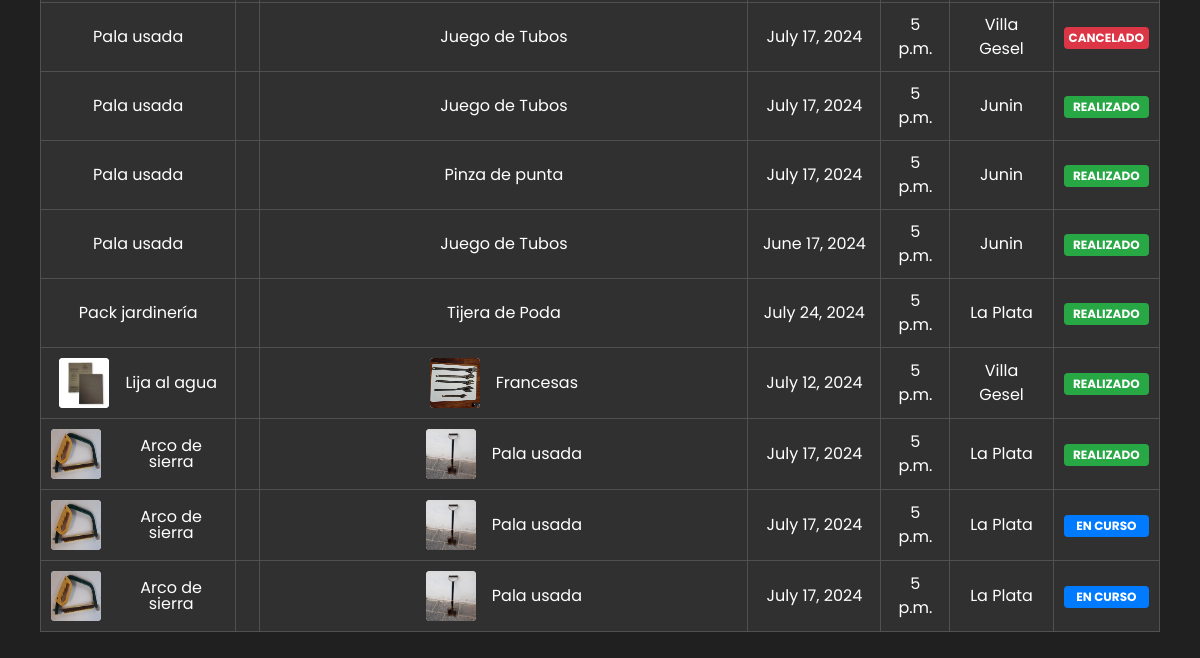
/mis-intercambios/ (signed in, lower part), run on an earlier commit of the app's database.
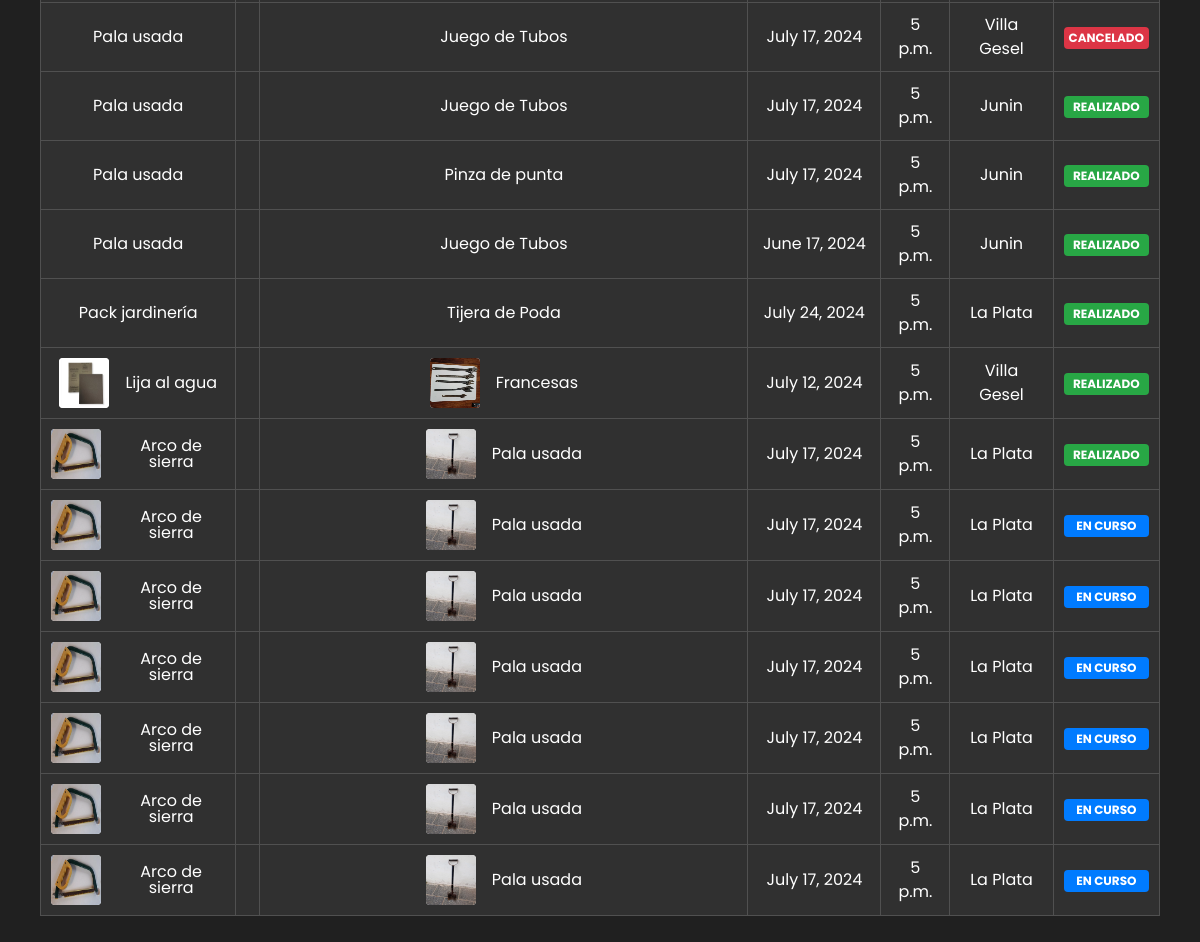
And on a later commit of the database.
### vista_usuario/models.py (models this page shows, shortened)
class Intercambio(models.Model):
    REALIZADO = 'REALIZADO'
    CANCELADO = 'CANCELADO'
    CANCELADO_AUSENTE = 'CANCELADO_AUSENTE'
    PENDIENTE = 'PENDIENTE'
    ESTADOS_CHOICES = [
        (REALIZADO, 'REALIZADO'),
        (CANCELADO, 'CANCELADO'),
        (CANCELADO_AUSENTE, 'CANCELADO_AUSENTE'),
        (PENDIENTE, 'PENDIENTE')
    ]
    base = models.ForeignKey(Publicacion, related_name='base_intercambios', on_delete=models.SET_NULL, null=True)
    ofer = models.ForeignKey(Publicacion, related_name='oferta_intercambios', on_delete=models.SET_NULL, null=True)
    hora = models.TimeField()
    fecha_intercambio = models.DateField(null=True)
    sucursal = models.ForeignKey(Sucursal, on_delete=models.SET_NULL, null=True)
    estado = models.CharField(max_length=20, choices=ESTADOS_CHOICES, default=PENDIENTE)
    usuario_ausente = models.ForeignKey(User, on_delete=models.SET_NULL, null=True)
    ganancia = models.IntegerField(default=0)

class Publicacion(models.Model):
    NUEVO = 'nuevo'
    USADO = 'usado'
    ESTADOS_CHOICES = [
        (NUEVO, 'Nuevo'),
        (USADO, 'Usado'),
    ]
    CATEGORIA_CHOICES = [
        ('Electricidad', 'Electricidad'),
        ('Ferretería general', 'Ferretería general'),
        ('Construcción', 'Construcción'),
        ('Herramientas', 'Herramientas'),
        ('Jardinería', 'Jardinería'),
        ('Protección personal', 'Protección personal'),
    ]
    titulo = models.CharField(max_length=100)
    estado = models.CharField(max_length=10, choices=ESTADOS_CHOICES, default=NUEVO)
    categoria = models.CharField(max_length=50, choices=CATEGORIA_CHOICES)
    sucursal = models.ForeignKey(Sucursal, on_delete=models.SET_NULL, null=True)
    descripcion = models.TextField()
    autor = models.ForeignKey(User, on_delete=models.CASCADE)
    es_privada = models.BooleanField(default=False)
    parte_oferta = models.BooleanField(default=False)
    imagenes = models.ManyToManyField(
        'Imagen',
        related_name='publicaciones',
    )  # Relación ManyToMany con Imagen

class Imagen(models.Model):
    imagen = models.ImageField(upload_to='imagenes/')

### vista_administrador/models.py (models this page shows)
class Sucursal(models.Model):
    nombre = models.CharField(max_length=100)
    direccion = models.CharField(max_length=100)

### ferreplus/modulos/modulos_inicio_sesion.py (the view)
    def wrapper(request, *args, **kwargs):
        if not request.user.is_authenticated or request.user.is_staff or request.user.is_superuser:
            return HttpResponse("No tienes permiso para acceder a esta página.")
        return view_func(request, *args, **kwargs)

### ferreplus/modulos/modulos_inicio_sesion.py (called while the page is built)
def normal_required(view_func):
    def wrapper(request, *args, **kwargs):
        if not request.user.is_authenticated or request.user.is_staff or request.user.is_superuser:
            return HttpResponse("No tienes permiso para acceder a esta página.")
        return view_func(request, *args, **kwargs)
    return wrapper

### vista_usuario/middelwares/middelware.py (called while the page is built)
    def __call__(self, request):
        response = self.get_response(request)
        if request.path == reverse('cerrar_sesion') and request.user.is_authenticated:
            return redirect('inicio')  # Redirige a la página de inicio después de cerrar sesión
        return response

### vista_usuario/views.py (called while the page is built)
@login_required
@normal_required
def mis_intercambios(request):
    user = request.user
    intercambios_base = Intercambio.objects.filter(base__autor=user)
    intercambios_oferta = Intercambio.objects.filter(ofer__autor=user)
    intercambios = intercambios_base | intercambios_oferta
    return render(request, 'vista_usuario/mis_intercambios.html', {'intercambios': intercambios})

### templates/vista_usuario/mis_intercambios.html (shortened to what the changed rows need)
<!DOCTYPE html>
<html lang="es">
<head>
    <link href="https://stackpath.bootstrapcdn.com/bootstrap/4.5.2/css/bootstrap.min.css" rel="stylesheet">
    <link href="https://cdn.jsdelivr.net/npm/bootstrap-icons@1.10.3/font/bootstrap-icons.css" rel="stylesheet">
    <link href='https://unpkg.com/boxicons@2.1.4/css/boxicons.min.css' rel='stylesheet'>
    {% load static %}
    <link rel="stylesheet" type="text/css" href="{% static 'css/mis_empleados.css' %}">
</head>
<body>
    <div class="container">
        <div class="mb-3">
            {% if intercambios %}
            <table class="table">
                <tbody>
                    {% for intercambio in intercambios %}
                    <tr>
                        {% if intercambio.base.autor == user %}
                        <td class="align-middle text-center">
                            <div class="d-flex align-items-center justify-content-center">
                                <div class="img-container mr-3" id="contenedorImagen">
                                    {% if intercambio.base.imagenes.all %}
                                        <img src="{{ intercambio.base.imagenes.first.imagen.url }}" alt="Imagen del producto" class="img-thumbnail" style="width: 100px; height: 100px;">
                                    {% else %}
                                        <img src="{% static 'ruta/a/imagen/por/defecto.jpg' %}" alt="Imagen por defecto" class="img-thumbnail" style="width: 100px; height: 100px;">
                                    {% endif %}
                                </div>
                                <div class="titulo-container">
                                    <span>{{ intercambio.base.titulo }}</span>
                                </div>
                            </div>
                        </td>
                        <td class="align-middle text-center icon-cell"></td>
                        <td class="align-middle text-center">
                            <div class="d-flex align-items-center justify-content-center">
                                <div class="img-container mr-3">
                                    {% if intercambio.ofer.imagenes.all %}
                                        <img src="{{ intercambio.ofer.imagenes.first.imagen.url }}" alt="Imagen del producto" class="img-thumbnail" style="width: 100px; height: 100px;">
                                    {% else %}
                                        <img src="{% static 'ruta/a/imagen/por/defecto.jpg' %}" alt="Imagen por defecto" class="img-thumbnail" style="width: 100px; height: 100px;">
                                    {% endif %}
                                </div>
                                <div class="titulo-container">
                                    <span>{{ intercambio.ofer.titulo }}</span>
                                </div>
                            </div>
                        </td>
                        {% else %}
                        <td class="align-middle text-center">{{ intercambio.ofer.titulo }}</td>
                        <td class="align-middle text-center icon-cell"></td>
                        <td class="align-middle text-center">{{ intercambio.base.titulo }}</td>
                        {% endif %}
                        <td class="align-middle text-center">{{ intercambio.fecha_intercambio }}</td>
                        <td class="align-middle text-center">{{ intercambio.hora }}</td>
                        <td class="align-middle text-center">{{ intercambio.sucursal.nombre }}</td>
                        <td class="align-middle text-center">
                            {% if intercambio.estado == 'REALIZADO' %}
                            <span class="badge badge-success">
                                {{ intercambio.estado }}
                            </span>
                            {% elif intercambio.estado == 'CANCELADO' %}
                            <span class="badge badge-danger">
                                {{ intercambio.estado }}
                            </span>
                            {% elif intercambio.estado == 'CANCELADO_AUSENTE' %}
                            <span class="badge badge-warning">
                                AUSENTE</span>
                            {% else %}
                            <span class="badge badge-primary">
                                EN CURSO
                            </span>
                            {% endif %}
                        </td>
                    </tr>
                    {% endfor %}
                </tbody>
            </table>
            {% else %}
            <div class="alert alert-primary text-center" role="alert">
                No tienes intercambios.
            </div>
            {% endif %}
        </div>
    </div>
</body>
</html>

What changed in the data, as far as the page shows it:
added Intercambio: base.imagenes.first.imagen (picture), base.titulo "Arco de sierra", ofer.imagenes.first.imagen (picture), ofer.titulo "Pala usada", fecha_intercambio "July 17, 2024", hora "5 p.m.", sucursal.nombre "La Plata", estado "EN CURSO"
added Intercambio: base.imagenes.first.imagen (picture), base.titulo "Arco de sierra", ofer.imagenes.first.imagen (picture), ofer.titulo "Pala usada", fecha_intercambio "July 17, 2024", hora "5 p.m.", sucursal.nombre "La Plata", estado "EN CURSO"
added Intercambio: base.imagenes.first.imagen (picture), base.titulo "Arco de sierra", ofer.imagenes.first.imagen (picture), ofer.titulo "Pala usada", fecha_intercambio "July 17, 2024", hora "5 p.m.", sucursal.nombre "La Plata", estado "EN CURSO"
added Intercambio: base.imagenes.first.imagen (picture), base.titulo "Arco de sierra", ofer.imagenes.first.imagen (picture), ofer.titulo "Pala usada", fecha_intercambio "July 17, 2024", hora "5 p.m.", sucursal.nombre "La Plata", estado "EN CURSO"
